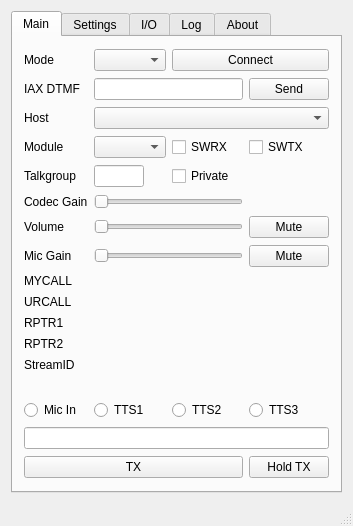
<?xml version="1.0" encoding="UTF-8"?>
<ui version="4.0">
 <class>DudeShield</class>
 <widget class="QMainWindow" name="DudeShield">
  <property name="geometry">
   <rect>
    <x>0</x>
    <y>0</y>
    <width>353</width>
    <height>526</height>
   </rect>
  </property>
  <property name="windowTitle">
   <string>DudeShield</string>
  </property>
  <property name="windowIcon">
   <iconset>
    <normaloff>:/images/dudestar.png</normaloff>:/images/dudestar.png</iconset>
  </property>
  <widget class="QWidget" name="centralWidget">
   <layout class="QGridLayout" name="gridLayout_5">
    <item row="0" column="0">
     <widget class="QTabWidget" name="tabWidget">
      <property name="currentIndex">
       <number>0</number>
      </property>
      <widget class="QWidget" name="tabMain">
       <property name="sizePolicy">
        <sizepolicy hsizetype="Preferred" vsizetype="Fixed">
         <horstretch>0</horstretch>
         <verstretch>0</verstretch>
        </sizepolicy>
       </property>
       <attribute name="title">
        <string>Main</string>
       </attribute>
       <layout class="QGridLayout" name="gridLayout">
        <item row="14" column="2" colspan="3">
         <widget class="QLabel" name="data5">
          <property name="sizePolicy">
           <sizepolicy hsizetype="Preferred" vsizetype="Fixed">
            <horstretch>0</horstretch>
            <verstretch>0</verstretch>
           </sizepolicy>
          </property>
          <property name="text">
           <string/>
          </property>
         </widget>
        </item>
        <item row="3" column="1">
         <widget class="QLabel" name="labelModule">
          <property name="text">
           <string>Module</string>
          </property>
         </widget>
        </item>
        <item row="11" column="1">
         <widget class="QLabel" name="label2">
          <property name="sizePolicy">
           <sizepolicy hsizetype="Preferred" vsizetype="Fixed">
            <horstretch>0</horstretch>
            <verstretch>0</verstretch>
           </sizepolicy>
          </property>
          <property name="text">
           <string>URCALL</string>
          </property>
         </widget>
        </item>
        <item row="1" column="1">
         <widget class="QLabel" name="labelIAXDTMF">
          <property name="text">
           <string>IAX DTMF</string>
          </property>
         </widget>
        </item>
        <item row="12" column="2" colspan="3">
         <widget class="QLabel" name="data3">
          <property name="sizePolicy">
           <sizepolicy hsizetype="Preferred" vsizetype="Fixed">
            <horstretch>0</horstretch>
            <verstretch>0</verstretch>
           </sizepolicy>
          </property>
          <property name="text">
           <string/>
          </property>
         </widget>
        </item>
        <item row="0" column="1">
         <widget class="QLabel" name="labelMode">
          <property name="text">
           <string>Mode</string>
          </property>
         </widget>
        </item>
        <item row="8" column="1">
         <widget class="QLabel" name="labelVolume">
          <property name="sizePolicy">
           <sizepolicy hsizetype="Fixed" vsizetype="Fixed">
            <horstretch>0</horstretch>
            <verstretch>0</verstretch>
           </sizepolicy>
          </property>
          <property name="text">
           <string>Volume</string>
          </property>
         </widget>
        </item>
        <item row="4" column="3">
         <widget class="QCheckBox" name="checkPrivate">
          <property name="text">
           <string>Private</string>
          </property>
         </widget>
        </item>
        <item row="1" column="4">
         <widget class="QPushButton" name="pushIAXDTMF">
          <property name="text">
           <string>Send</string>
          </property>
         </widget>
        </item>
        <item row="0" column="3" colspan="2">
         <widget class="QPushButton" name="pushConnect">
          <property name="focusPolicy">
           <enum>Qt::StrongFocus</enum>
          </property>
          <property name="text">
           <string>Connect</string>
          </property>
         </widget>
        </item>
        <item row="3" column="2">
         <widget class="QComboBox" name="comboModule"/>
        </item>
        <item row="16" column="1">
         <widget class="QRadioButton" name="radioMic">
          <property name="text">
           <string>Mic In</string>
          </property>
         </widget>
        </item>
        <item row="13" column="2" colspan="3">
         <widget class="QLabel" name="data4">
          <property name="sizePolicy">
           <sizepolicy hsizetype="Preferred" vsizetype="Fixed">
            <horstretch>0</horstretch>
            <verstretch>0</verstretch>
           </sizepolicy>
          </property>
          <property name="text">
           <string/>
          </property>
         </widget>
        </item>
        <item row="9" column="1">
         <widget class="QLabel" name="micLabel">
          <property name="sizePolicy">
           <sizepolicy hsizetype="Preferred" vsizetype="Fixed">
            <horstretch>0</horstretch>
            <verstretch>0</verstretch>
           </sizepolicy>
          </property>
          <property name="text">
           <string>Mic Gain</string>
          </property>
         </widget>
        </item>
        <item row="18" column="1" colspan="4">
         <widget class="QLineEdit" name="editTTSTXT"/>
        </item>
        <item row="6" column="4">
         <layout class="QHBoxLayout" name="horizontalLayout">
          <item>
           <widget class="QLabel" name="labelCodecGain">
            <property name="text">
             <string/>
            </property>
           </widget>
          </item>
         </layout>
        </item>
        <item row="13" column="1">
         <widget class="QLabel" name="label4">
          <property name="sizePolicy">
           <sizepolicy hsizetype="Preferred" vsizetype="Fixed">
            <horstretch>0</horstretch>
            <verstretch>0</verstretch>
           </sizepolicy>
          </property>
          <property name="text">
           <string>RPTR2</string>
          </property>
         </widget>
        </item>
        <item row="14" column="1">
         <widget class="QLabel" name="label5">
          <property name="sizePolicy">
           <sizepolicy hsizetype="Preferred" vsizetype="Fixed">
            <horstretch>0</horstretch>
            <verstretch>0</verstretch>
           </sizepolicy>
          </property>
          <property name="text">
           <string>StreamID</string>
          </property>
         </widget>
        </item>
        <item row="16" column="3">
         <widget class="QRadioButton" name="radioTTS2">
          <property name="text">
           <string>TTS2</string>
          </property>
         </widget>
        </item>
        <item row="6" column="1">
         <widget class="QLabel" name="label">
          <property name="text">
           <string>Codec Gain</string>
          </property>
         </widget>
        </item>
        <item row="10" column="2" colspan="3">
         <widget class="QLabel" name="data1">
          <property name="sizePolicy">
           <sizepolicy hsizetype="Preferred" vsizetype="Fixed">
            <horstretch>0</horstretch>
            <verstretch>0</verstretch>
           </sizepolicy>
          </property>
          <property name="text">
           <string/>
          </property>
         </widget>
        </item>
        <item row="2" column="2" colspan="3">
         <widget class="QComboBox" name="comboHost"/>
        </item>
        <item row="2" column="1">
         <widget class="QLabel" name="labelHost">
          <property name="text">
           <string>Host</string>
          </property>
         </widget>
        </item>
        <item row="3" column="4">
         <widget class="QCheckBox" name="checkSWTX">
          <property name="sizePolicy">
           <sizepolicy hsizetype="Preferred" vsizetype="Fixed">
            <horstretch>0</horstretch>
            <verstretch>0</verstretch>
           </sizepolicy>
          </property>
          <property name="text">
           <string>SWTX</string>
          </property>
         </widget>
        </item>
        <item row="6" column="2" colspan="2">
         <widget class="QSlider" name="sliderCodecGain">
          <property name="orientation">
           <enum>Qt::Horizontal</enum>
          </property>
         </widget>
        </item>
        <item row="12" column="1">
         <widget class="QLabel" name="label3">
          <property name="sizePolicy">
           <sizepolicy hsizetype="Preferred" vsizetype="Fixed">
            <horstretch>0</horstretch>
            <verstretch>0</verstretch>
           </sizepolicy>
          </property>
          <property name="text">
           <string>RPTR1</string>
          </property>
         </widget>
        </item>
        <item row="8" column="2" colspan="2">
         <widget class="QSlider" name="sliderVolume">
          <property name="toolTip">
           <string>Codec output gain adjust.  This is not an audio device volume control.  0 = no adjustment to codec output.</string>
          </property>
          <property name="orientation">
           <enum>Qt::Horizontal</enum>
          </property>
          <property name="tickPosition">
           <enum>QSlider::NoTicks</enum>
          </property>
         </widget>
        </item>
        <item row="15" column="2" colspan="3">
         <widget class="QLabel" name="data6">
          <property name="sizePolicy">
           <sizepolicy hsizetype="Preferred" vsizetype="Fixed">
            <horstretch>0</horstretch>
            <verstretch>0</verstretch>
           </sizepolicy>
          </property>
          <property name="text">
           <string/>
          </property>
         </widget>
        </item>
        <item row="3" column="3">
         <widget class="QCheckBox" name="checkSWRX">
          <property name="text">
           <string>SWRX</string>
          </property>
         </widget>
        </item>
        <item row="11" column="2" colspan="3">
         <widget class="QLabel" name="data2">
          <property name="sizePolicy">
           <sizepolicy hsizetype="Preferred" vsizetype="Fixed">
            <horstretch>0</horstretch>
            <verstretch>0</verstretch>
           </sizepolicy>
          </property>
          <property name="text">
           <string/>
          </property>
         </widget>
        </item>
        <item row="1" column="2" colspan="2">
         <widget class="QLineEdit" name="editIAXDTMF"/>
        </item>
        <item row="9" column="4">
         <widget class="QPushButton" name="pushMicMute">
          <property name="text">
           <string>Mute</string>
          </property>
         </widget>
        </item>
        <item row="10" column="1">
         <widget class="QLabel" name="label1">
          <property name="sizePolicy">
           <sizepolicy hsizetype="Preferred" vsizetype="Fixed">
            <horstretch>0</horstretch>
            <verstretch>0</verstretch>
           </sizepolicy>
          </property>
          <property name="text">
           <string>MYCALL</string>
          </property>
         </widget>
        </item>
        <item row="5" column="1" colspan="4">
         <layout class="QHBoxLayout" name="levelmeterLayout">
          <property name="spacing">
           <number>2</number>
          </property>
         </layout>
        </item>
        <item row="15" column="1">
         <widget class="QLabel" name="label6">
          <property name="sizePolicy">
           <sizepolicy hsizetype="Preferred" vsizetype="Fixed">
            <horstretch>0</horstretch>
            <verstretch>0</verstretch>
           </sizepolicy>
          </property>
          <property name="text">
           <string/>
          </property>
         </widget>
        </item>
        <item row="4" column="2">
         <widget class="QLineEdit" name="editTG">
          <property name="maximumSize">
           <size>
            <width>50</width>
            <height>16777215</height>
           </size>
          </property>
         </widget>
        </item>
        <item row="8" column="4">
         <widget class="QPushButton" name="pushVolMute">
          <property name="text">
           <string>Mute</string>
          </property>
         </widget>
        </item>
        <item row="16" column="2">
         <widget class="QRadioButton" name="radioTTS1">
          <property name="text">
           <string>TTS1</string>
          </property>
         </widget>
        </item>
        <item row="16" column="4">
         <widget class="QRadioButton" name="radioTTS3">
          <property name="text">
           <string>TTS3</string>
          </property>
         </widget>
        </item>
        <item row="9" column="2" colspan="2">
         <widget class="QSlider" name="sliderMic">
          <property name="toolTip">
           <string>Audio capture device gain adjust .</string>
          </property>
          <property name="orientation">
           <enum>Qt::Horizontal</enum>
          </property>
         </widget>
        </item>
        <item row="0" column="2">
         <widget class="QComboBox" name="comboMode"/>
        </item>
        <item row="4" column="1">
         <widget class="QLabel" name="labelTalkgroup">
          <property name="sizePolicy">
           <sizepolicy hsizetype="Preferred" vsizetype="Fixed">
            <horstretch>0</horstretch>
            <verstretch>0</verstretch>
           </sizepolicy>
          </property>
          <property name="text">
           <string>Talkgroup</string>
          </property>
         </widget>
        </item>
        <item row="19" column="1" colspan="3">
         <widget class="QPushButton" name="pushTX">
          <property name="toolTip">
           <string extracomment="Push it to talk or Alt key"/>
          </property>
          <property name="text">
           <string>TX</string>
          </property>
         </widget>
        </item>
        <item row="19" column="4">
         <widget class="QPushButton" name="pushHold">
          <property name="text">
           <string>Hold TX</string>
          </property>
         </widget>
        </item>
       </layout>
      </widget>
      <widget class="QWidget" name="settingsTab">
       <attribute name="title">
        <string>Settings</string>
       </attribute>
       <layout class="QGridLayout" name="gridLayout_3">
        <item row="1" column="0">
         <widget class="QScrollArea" name="scrollArea">
          <property name="horizontalScrollBarPolicy">
           <enum>Qt::ScrollBarAlwaysOff</enum>
          </property>
          <property name="widgetResizable">
           <bool>true</bool>
          </property>
          <widget class="QWidget" name="scrollAreaWidgetContents">
           <property name="geometry">
            <rect>
             <x>0</x>
             <y>0</y>
             <width>350</width>
             <height>768</height>
            </rect>
           </property>
           <layout class="QGridLayout" name="gridLayout_4">
            <item row="27" column="0" colspan="4">
             <widget class="Line" name="line_4">
              <property name="orientation">
               <enum>Qt::Horizontal</enum>
              </property>
             </widget>
            </item>
            <item row="12" column="0">
             <widget class="QLabel" name="labelDesc">
              <property name="text">
               <string>Description</string>
              </property>
             </widget>
            </item>
            <item row="18" column="0">
             <widget class="QLabel" name="labelUTTX">
              <property name="text">
               <string>User txt</string>
              </property>
             </widget>
            </item>
            <item row="19" column="0">
             <widget class="QLabel" name="labelM17Settings">
              <property name="font">
               <font>
                <weight>75</weight>
                <bold>true</bold>
               </font>
              </property>
              <property name="text">
               <string>M17 Settings</string>
              </property>
             </widget>
            </item>
            <item row="8" column="0">
             <widget class="QLabel" name="labelCC">
              <property name="text">
               <string>ColorCode</string>
              </property>
             </widget>
            </item>
            <item row="17" column="0">
             <widget class="QLabel" name="labelR1TX">
              <property name="text">
               <string>RPTR1</string>
              </property>
             </widget>
            </item>
            <item row="21" column="1" colspan="3">
             <widget class="Line" name="line_5">
              <property name="orientation">
               <enum>Qt::Horizontal</enum>
              </property>
             </widget>
            </item>
            <item row="12" column="1" colspan="2">
             <widget class="QLineEdit" name="editDesc"/>
            </item>
            <item row="6" column="0">
             <widget class="QLabel" name="labelDMRID">
              <property name="text">
               <string>DMR ID</string>
              </property>
             </widget>
            </item>
            <item row="24" column="0">
             <widget class="QLabel" name="labelIAXNode">
              <property name="text">
               <string>Node[@context]</string>
              </property>
             </widget>
            </item>
            <item row="20" column="0">
             <widget class="QRadioButton" name="radioButtonM173200">
              <property name="text">
               <string>3200 Voice</string>
              </property>
             </widget>
            </item>
            <item row="22" column="1" colspan="2">
             <widget class="QLineEdit" name="editIAXUsername"/>
            </item>
            <item row="5" column="0">
             <widget class="QLabel" name="labelDMRSettings">
              <property name="font">
               <font>
                <weight>75</weight>
                <bold>true</bold>
               </font>
              </property>
              <property name="text">
               <string>DMR Settings</string>
              </property>
             </widget>
            </item>
            <item row="16" column="2">
             <widget class="QLabel" name="labelURTX">
              <property name="maximumSize">
               <size>
                <width>60</width>
                <height>16777215</height>
               </size>
              </property>
              <property name="text">
               <string>URCALL</string>
              </property>
             </widget>
            </item>
            <item row="0" column="0">
             <widget class="QLabel" name="labelVocoder">
              <property name="text">
               <string>Vocoder</string>
              </property>
             </widget>
            </item>
            <item row="4" column="0">
             <widget class="QLabel" name="labelCallsign">
              <property name="text">
               <string>Callsign</string>
              </property>
             </widget>
            </item>
            <item row="13" column="1" colspan="3">
             <widget class="QLineEdit" name="editDMROptions"/>
            </item>
            <item row="25" column="0">
             <widget class="QLabel" name="labelIAXHost">
              <property name="text">
               <string>Host</string>
              </property>
             </widget>
            </item>
            <item row="10" column="1" colspan="2">
             <widget class="QLineEdit" name="editLong"/>
            </item>
            <item row="13" column="0">
             <widget class="QLabel" name="labelDMROptions">
              <property name="text">
               <string>DMR+ options</string>
              </property>
             </widget>
            </item>
            <item row="18" column="1" colspan="3">
             <widget class="QLineEdit" name="editUserTxt"/>
            </item>
            <item row="11" column="0">
             <widget class="QLabel" name="labelLocation">
              <property name="text">
               <string>Location</string>
              </property>
             </widget>
            </item>
            <item row="2" column="0">
             <widget class="QLabel" name="labelCapture">
              <property name="text">
               <string>Capture device</string>
              </property>
             </widget>
            </item>
            <item row="16" column="0">
             <widget class="QLabel" name="labelMCTX">
              <property name="text">
               <string>MYCALL</string>
              </property>
             </widget>
            </item>
            <item row="9" column="1" colspan="2">
             <widget class="QLineEdit" name="editLat"/>
            </item>
            <item row="17" column="2">
             <widget class="QLabel" name="labelR2TX">
              <property name="maximumSize">
               <size>
                <width>60</width>
                <height>16777215</height>
               </size>
              </property>
              <property name="text">
               <string>RPTR2</string>
              </property>
             </widget>
            </item>
            <item row="2" column="1" colspan="3">
             <widget class="QComboBox" name="comboCapture"/>
            </item>
            <item row="14" column="0" colspan="3">
             <widget class="QCheckBox" name="checkDMROptions">
              <property name="text">
               <string>Send DMR+ options on connect</string>
              </property>
             </widget>
            </item>
            <item row="16" column="1">
             <widget class="QLineEdit" name="editMYCALL">
              <property name="maximumSize">
               <size>
                <width>60</width>
                <height>16777215</height>
               </size>
              </property>
              <property name="text">
               <string/>
              </property>
             </widget>
            </item>
            <item row="23" column="0">
             <widget class="QLabel" name="labelIAXPasseord">
              <property name="text">
               <string>Password</string>
              </property>
             </widget>
            </item>
            <item row="17" column="1">
             <widget class="QLineEdit" name="editRPTR1">
              <property name="maximumSize">
               <size>
                <width>60</width>
                <height>16777215</height>
               </size>
              </property>
             </widget>
            </item>
            <item row="8" column="2">
             <widget class="QLabel" name="labelSlot">
              <property name="maximumSize">
               <size>
                <width>60</width>
                <height>16777215</height>
               </size>
              </property>
              <property name="text">
               <string>Slot</string>
              </property>
             </widget>
            </item>
            <item row="24" column="1" colspan="2">
             <widget class="QLineEdit" name="editIAXNode">
              <property name="toolTip">
               <string extracomment="default context = iax-client">default context = iax-client</string>
              </property>
             </widget>
            </item>
            <item row="6" column="1">
             <widget class="QLineEdit" name="editDMRID">
              <property name="maximumSize">
               <size>
                <width>60</width>
                <height>16777215</height>
               </size>
              </property>
             </widget>
            </item>
            <item row="4" column="1">
             <widget class="QLineEdit" name="editCallsign">
              <property name="maximumSize">
               <size>
                <width>60</width>
                <height>16777215</height>
               </size>
              </property>
             </widget>
            </item>
            <item row="11" column="1" colspan="2">
             <widget class="QLineEdit" name="editLocation"/>
            </item>
            <item row="1" column="0">
             <widget class="QLabel" name="labelPlayback">
              <property name="maximumSize">
               <size>
                <width>125</width>
                <height>16777215</height>
               </size>
              </property>
              <property name="text">
               <string>Playback device</string>
              </property>
             </widget>
            </item>
            <item row="8" column="3">
             <widget class="QComboBox" name="comboSlot">
              <property name="maximumSize">
               <size>
                <width>60</width>
                <height>16777215</height>
               </size>
              </property>
             </widget>
            </item>
            <item row="7" column="2" colspan="2">
             <widget class="QLineEdit" name="editPassword">
              <property name="echoMode">
               <enum>QLineEdit::Password</enum>
              </property>
             </widget>
            </item>
            <item row="15" column="0">
             <widget class="QLabel" name="labelDSTARSettings">
              <property name="font">
               <font>
                <weight>75</weight>
                <bold>true</bold>
               </font>
              </property>
              <property name="text">
               <string>DSTAR Settings</string>
              </property>
             </widget>
            </item>
            <item row="6" column="2">
             <widget class="QLabel" name="labelESSID">
              <property name="maximumSize">
               <size>
                <width>60</width>
                <height>16777215</height>
               </size>
              </property>
              <property name="text">
               <string>ESSID</string>
              </property>
             </widget>
            </item>
            <item row="19" column="1" colspan="3">
             <widget class="Line" name="line_2">
              <property name="orientation">
               <enum>Qt::Horizontal</enum>
              </property>
             </widget>
            </item>
            <item row="0" column="1" colspan="3">
             <widget class="QComboBox" name="comboVocoder"/>
            </item>
            <item row="1" column="1" colspan="3">
             <widget class="QComboBox" name="comboPlayback"/>
            </item>
            <item row="8" column="1">
             <widget class="QComboBox" name="comboCC">
              <property name="maximumSize">
               <size>
                <width>60</width>
                <height>16777215</height>
               </size>
              </property>
             </widget>
            </item>
            <item row="5" column="1" colspan="3">
             <widget class="Line" name="line">
              <property name="orientation">
               <enum>Qt::Horizontal</enum>
              </property>
             </widget>
            </item>
            <item row="16" column="3">
             <widget class="QLineEdit" name="editURCALL">
              <property name="maximumSize">
               <size>
                <width>60</width>
                <height>16777215</height>
               </size>
              </property>
             </widget>
            </item>
            <item row="15" column="1" colspan="3">
             <widget class="Line" name="line_3">
              <property name="orientation">
               <enum>Qt::Horizontal</enum>
              </property>
             </widget>
            </item>
            <item row="17" column="3">
             <widget class="QLineEdit" name="editRPTR2">
              <property name="maximumSize">
               <size>
                <width>60</width>
                <height>16777215</height>
               </size>
              </property>
              <property name="text">
               <string/>
              </property>
             </widget>
            </item>
            <item row="6" column="3">
             <widget class="QComboBox" name="comboESSID">
              <property name="maximumSize">
               <size>
                <width>60</width>
                <height>16777215</height>
               </size>
              </property>
             </widget>
            </item>
            <item row="25" column="1" colspan="2">
             <widget class="QLineEdit" name="editIAXHost">
              <property name="toolTip">
               <string>default port = 4569</string>
              </property>
             </widget>
            </item>
            <item row="9" column="0">
             <widget class="QLabel" name="labelLat">
              <property name="text">
               <string>Latitude</string>
              </property>
             </widget>
            </item>
            <item row="7" column="0" colspan="2">
             <widget class="QLabel" name="labelPassword">
              <property name="text">
               <string>DMR Hotspot security password</string>
              </property>
             </widget>
            </item>
            <item row="23" column="1" colspan="2">
             <widget class="QLineEdit" name="editIAXPassword">
              <property name="echoMode">
               <enum>QLineEdit::Password</enum>
              </property>
             </widget>
            </item>
            <item row="10" column="0">
             <widget class="QLabel" name="labelLong">
              <property name="text">
               <string>Longitude</string>
              </property>
             </widget>
            </item>
            <item row="22" column="0">
             <widget class="QLabel" name="labelIAXUser">
              <property name="text">
               <string>Username</string>
              </property>
             </widget>
            </item>
            <item row="20" column="1" colspan="2">
             <widget class="QRadioButton" name="radioButtonM171600">
              <property name="text">
               <string>1600 Voice / Data</string>
              </property>
             </widget>
            </item>
            <item row="21" column="0">
             <widget class="QLabel" name="labelIAXSettings">
              <property name="font">
               <font>
                <weight>75</weight>
                <bold>true</bold>
               </font>
              </property>
              <property name="text">
               <string>IAX Settings</string>
              </property>
             </widget>
            </item>
            <item row="26" column="0">
             <widget class="QLabel" name="labelIAXPort">
              <property name="text">
               <string>Port</string>
              </property>
             </widget>
            </item>
            <item row="26" column="1" colspan="2">
             <widget class="QLineEdit" name="editIAXPort"/>
            </item>
            <item row="28" column="0">
             <widget class="QPushButton" name="pushUpdateHostFiles">
              <property name="text">
               <string>Update host files</string>
              </property>
             </widget>
            </item>
            <item row="28" column="1">
             <widget class="QPushButton" name="pushUpdateDMRIDs">
              <property name="text">
               <string>Update ID files</string>
              </property>
             </widget>
            </item>
           </layout>
          </widget>
         </widget>
        </item>
       </layout>
      </widget>
      <widget class="QWidget" name="tabControl">
       <attribute name="title">
        <string>I/O</string>
       </attribute>
       <layout class="QVBoxLayout" name="verticalLayout_2">
        <item>
         <widget class="QGroupBox" name="gbGPIO">
          <property name="enabled">
           <bool>false</bool>
          </property>
          <property name="title">
           <string>GPIO</string>
          </property>
          <layout class="QGridLayout" name="gridLayout_8">
           <item row="4" column="1">
            <widget class="QComboBox" name="cbRXLEDPin">
             <property name="enabled">
              <bool>false</bool>
             </property>
            </widget>
           </item>
           <item row="4" column="0">
            <widget class="QLabel" name="label_4">
             <property name="sizePolicy">
              <sizepolicy hsizetype="Fixed" vsizetype="Preferred">
               <horstretch>0</horstretch>
               <verstretch>0</verstretch>
              </sizepolicy>
             </property>
             <property name="text">
              <string>RX LED Pin:</string>
             </property>
            </widget>
           </item>
           <item row="3" column="1">
            <widget class="QComboBox" name="cbTXLEDPin">
             <property name="enabled">
              <bool>false</bool>
             </property>
            </widget>
           </item>
           <item row="2" column="1">
            <widget class="QComboBox" name="cbPTTPin">
             <property name="enabled">
              <bool>false</bool>
             </property>
             <property name="sizePolicy">
              <sizepolicy hsizetype="Fixed" vsizetype="Fixed">
               <horstretch>0</horstretch>
               <verstretch>0</verstretch>
              </sizepolicy>
             </property>
            </widget>
           </item>
           <item row="3" column="0">
            <widget class="QLabel" name="label_3">
             <property name="sizePolicy">
              <sizepolicy hsizetype="Fixed" vsizetype="Preferred">
               <horstretch>0</horstretch>
               <verstretch>0</verstretch>
              </sizepolicy>
             </property>
             <property name="text">
              <string>TX LED Pin:</string>
             </property>
            </widget>
           </item>
           <item row="2" column="0">
            <widget class="QLabel" name="label_2">
             <property name="sizePolicy">
              <sizepolicy hsizetype="Fixed" vsizetype="Preferred">
               <horstretch>0</horstretch>
               <verstretch>0</verstretch>
              </sizepolicy>
             </property>
             <property name="text">
              <string>PTT Pin :</string>
             </property>
            </widget>
           </item>
           <item row="1" column="0">
            <widget class="QCheckBox" name="cbGPIOON">
             <property name="enabled">
              <bool>false</bool>
             </property>
             <property name="sizePolicy">
              <sizepolicy hsizetype="Fixed" vsizetype="Fixed">
               <horstretch>0</horstretch>
               <verstretch>0</verstretch>
              </sizepolicy>
             </property>
             <property name="text">
              <string>Enable GPIO</string>
             </property>
            </widget>
           </item>
          </layout>
         </widget>
        </item>
        <item>
         <spacer name="verticalSpacer">
          <property name="orientation">
           <enum>Qt::Vertical</enum>
          </property>
          <property name="sizeHint" stdset="0">
           <size>
            <width>20</width>
            <height>40</height>
           </size>
          </property>
         </spacer>
        </item>
       </layout>
      </widget>
      <widget class="QWidget" name="tabLog">
       <attribute name="title">
        <string>Log</string>
       </attribute>
       <layout class="QGridLayout" name="gridLayout_6">
        <item row="1" column="0">
         <layout class="QVBoxLayout" name="verticalLayout">
          <item>
           <widget class="QGroupBox" name="groupBox">
            <property name="title">
             <string>Debug Log</string>
            </property>
            <layout class="QHBoxLayout" name="horizontalLayout_2">
             <property name="sizeConstraint">
              <enum>QLayout::SetMinimumSize</enum>
             </property>
             <item>
              <widget class="QRadioButton" name="rb_filterNone">
               <property name="text">
                <string>None</string>
               </property>
              </widget>
             </item>
             <item>
              <widget class="QRadioButton" name="rb_filterNormal">
               <property name="text">
                <string>Normal</string>
               </property>
              </widget>
             </item>
             <item>
              <widget class="QRadioButton" name="rb_filterVerbose">
               <property name="text">
                <string>Verbose</string>
               </property>
              </widget>
             </item>
            </layout>
           </widget>
          </item>
         </layout>
        </item>
        <item row="2" column="0">
         <widget class="QPlainTextEdit" name="pteLogger">
          <property name="readOnly">
           <bool>true</bool>
          </property>
         </widget>
        </item>
       </layout>
      </widget>
      <widget class="QWidget" name="tabAbout">
       <attribute name="title">
        <string>About</string>
       </attribute>
       <layout class="QGridLayout" name="gridLayout_2">
        <item row="0" column="0">
         <widget class="QTextBrowser" name="textAbout"/>
        </item>
       </layout>
      </widget>
     </widget>
    </item>
   </layout>
  </widget>
  <widget class="QStatusBar" name="statusBar"/>
 </widget>
 <layoutdefault spacing="6" margin="11"/>
 <resources/>
 <connections/>
</ui>
